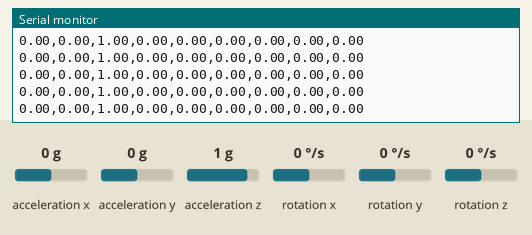
Simulated run of this sketch. Board: Arduino Uno, built with avr-gcc and run on an emulated ATmega328P. Parts: the last lines printed to the serial monitor. Wiring (inferred from the names in the program): MPU-6050 motion sensor at I2C address 0x68. The inputs (shaded band) are chosen by the test bench; at power-on: acceleration x 0 g, acceleration y 0 g, acceleration z 1 g, rotation x 0 °/s, rotation y 0 °/s, rotation z 0 °/s.

Above: at 1.2 s.
1.3 s: acceleration x set to 0.8 g
At 1.44 s:
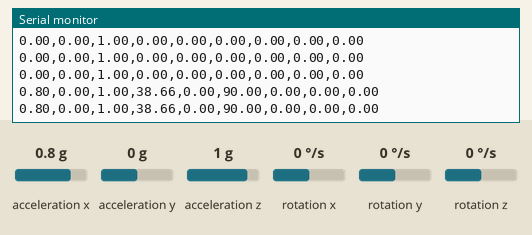
4.3 s: acceleration y set to -1.4 g
At 4.44 s:
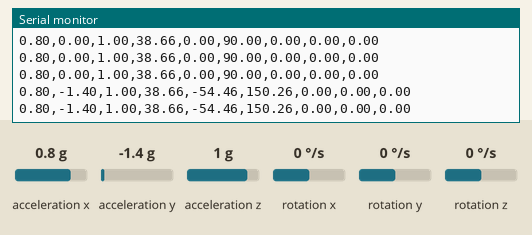
7.3 s: acceleration y set to 0 g
At 7.3 s:
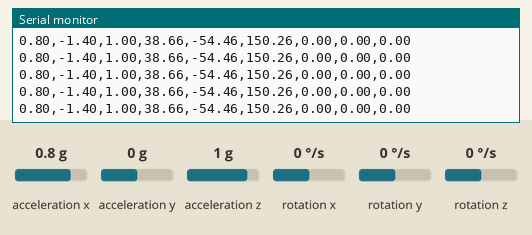
10.3 s: acceleration z set to -1.4 g
At 10.46 s:
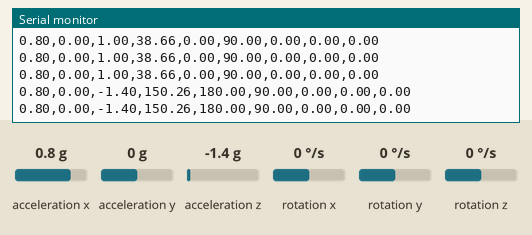
13.3 s: acceleration x set to -1.4 g
At 13.44 s:
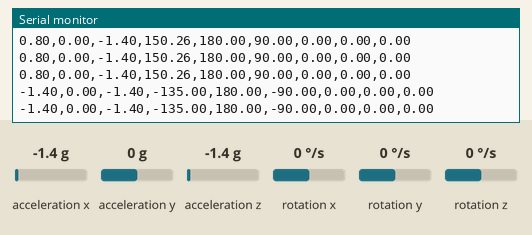
Timing chart, 0 to 16.3 s (numbered marks = the images above; inputs shaded):
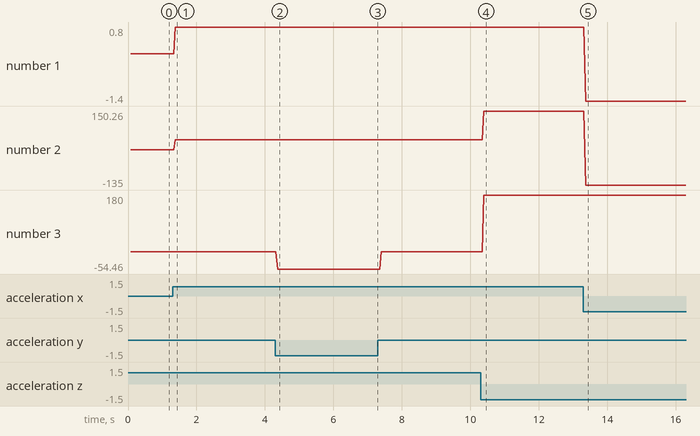

Measured:
- after the input at 1.3 s, the serial monitor: prints a new line after 0.08 s (image 1)
- after the input at 4.3 s, the serial monitor: prints a new line after 0.07 s (image 2)
- after the input at 10.3 s, the serial monitor: prints a new line after 0.10 s (image 4)
- after the input at 13.3 s, the serial monitor: prints a new line after 0.07 s (image 5)
- plotted number 1: 0 → 0.8 after the input at 1.3 s
- plotted number 2: 0 → 38.66 after the input at 1.3 s, 150.26 → -135 after the input at 13.3 s
- plotted number 3: 0 → -54.46 after the input at 4.3 s, 0 → 180 after the input at 10.3 s

The sketch:

MSdevice.ino
```cpp
// MPU-6050 Accelerometer + Gyro
#include <Wire.h>

#define MPU6050_ACCEL_XOUT_H       0x3B   // R
#define MPU6050_WHO_AM_I           0x75   // R
#define MPU6050_PWR_MGMT_1         0x6B   // R/W
#define MPU6050_I2C_ADDRESS 0x68

typedef union accel_t_gyro_union{
  struct{
    uint8_t x_accel_h;
    uint8_t x_accel_l;
    uint8_t y_accel_h;
    uint8_t y_accel_l;
    uint8_t z_accel_h;
    uint8_t z_accel_l;
    uint8_t t_h;
    uint8_t t_l;
    uint8_t x_gyro_h;
    uint8_t x_gyro_l;
    uint8_t y_gyro_h;
    uint8_t y_gyro_l;
    uint8_t z_gyro_h;
    uint8_t z_gyro_l;
  }
  reg;
  struct{
    int16_t x_accel;
    int16_t y_accel;
    int16_t z_accel;
    int16_t temperature;
    int16_t x_gyro;
    int16_t y_gyro;
    int16_t z_gyro;
  }
  value;
};

void setup(){
  Wire.begin();
  int error;
  uint8_t c;
  Serial.begin(9600);
  Serial.print("InvenSense MPU-6050");
  Serial.print("June 2012");
  error = MPU6050_read (MPU6050_WHO_AM_I, &c, 1);
  Serial.print("WHO_AM_I : ");
  Serial.print(c,HEX);
  Serial.print(", error = ");
  Serial.println(error,DEC);
  error = MPU6050_read (MPU6050_PWR_MGMT_1, &c, 1);
  Serial.print("PWR_MGMT_1 : ");
  Serial.print(c,HEX);
  Serial.print(", error = ");
  Serial.println(error,DEC);
  MPU6050_write_reg (MPU6050_PWR_MGMT_1, 0);
}

void loop(){
  int error;
  float dT;
  accel_t_gyro_union accel_t_gyro;
  error = MPU6050_read (MPU6050_ACCEL_XOUT_H, (uint8_t *) &accel_t_gyro, sizeof(accel_t_gyro));
  //Serial.print(error,DEC);
  //Serial.print("\t");

  uint8_t swap;
#define SWAP(x,y) swap = x; x = y; y = swap
  SWAP (accel_t_gyro.reg.x_accel_h, accel_t_gyro.reg.x_accel_l);
  SWAP (accel_t_gyro.reg.y_accel_h, accel_t_gyro.reg.y_accel_l);
  SWAP (accel_t_gyro.reg.z_accel_h, accel_t_gyro.reg.z_accel_l);
  SWAP (accel_t_gyro.reg.t_h, accel_t_gyro.reg.t_l);
  SWAP (accel_t_gyro.reg.x_gyro_h, accel_t_gyro.reg.x_gyro_l);
  SWAP (accel_t_gyro.reg.y_gyro_h, accel_t_gyro.reg.y_gyro_l);
  SWAP (accel_t_gyro.reg.z_gyro_h, accel_t_gyro.reg.z_gyro_l);

  dT = ( (float) accel_t_gyro.value.temperature + 12412.0) / 340.0;
  //Serial.print(dT, 1);
  //Serial.print("\t");


  float acc_x = accel_t_gyro.value.x_accel / 16384.0; //FS_SEL_0 16,384 LSB / g
  float acc_y = accel_t_gyro.value.y_accel / 16384.0;
  float acc_z = accel_t_gyro.value.z_accel / 16384.0;

//慣性
  Serial.print(acc_x, 2);
  Serial.print(",");
  Serial.print(acc_y, 2);
  Serial.print(",");
  Serial.print(acc_z, 2);
  Serial.print(",");


  float acc_angle_x = atan2(acc_x, acc_z) * 360 / 2.0 / PI;
  float acc_angle_y = atan2(acc_y, acc_z) * 360 / 2.0 / PI;
  float acc_angle_z = atan2(acc_x, acc_y) * 360 / 2.0 / PI;

//ジャイロ
  Serial.print(acc_angle_x, 2);
  Serial.print(",");
  Serial.print(acc_angle_y, 2);
  Serial.print(",");
  Serial.print(acc_angle_z, 2);
  Serial.print(",");

  float gyro_x = accel_t_gyro.value.x_gyro / 131.0;  //FS_SEL_0 131 LSB / (°/s)
  float gyro_y = accel_t_gyro.value.y_gyro / 131.0;
  float gyro_z = accel_t_gyro.value.z_gyro / 131.0;

//回転速度
  Serial.print(gyro_x / 100, 2);
  Serial.print(",");
  Serial.print(gyro_y / 100, 2);
  Serial.print(",");
  Serial.println(gyro_z / 100, 2);

}

// MPU6050_read
int MPU6050_read(int start, uint8_t *buffer, int size){
  int i, n, error;
  Wire.beginTransmission(MPU6050_I2C_ADDRESS);
  n = Wire.write(start);
  if (n != 1)
    return (-10);
  n = Wire.endTransmission(false);    // hold the I2C-bus
  if (n != 0)
    return (n);
  // Third parameter is true: relase I2C-bus after data is read.
  Wire.requestFrom(MPU6050_I2C_ADDRESS, size, true);
  i = 0;
  while(Wire.available() && i<size){
    buffer[i++]=Wire.read();
  }
  if ( i != size)
    return (-11);
  return (0);  // return : no error
}

// MPU6050_write
int MPU6050_write(int start, const uint8_t *pData, int size){
  int n, error;
  Wire.beginTransmission(MPU6050_I2C_ADDRESS);
  n = Wire.write(start);        // write the start address
  if (n != 1)
    return (-20);
  n = Wire.write(pData, size);  // write data bytes
  if (n != size)
    return (-21);
  error = Wire.endTransmission(true); // release the I2C-bus
  if (error != 0)
    return (error);
  return (0);         // return : no error
}

// MPU6050_write_reg
int MPU6050_write_reg(int reg, uint8_t data){
  int error;
  error = MPU6050_write(reg, &data, 1);
  return (error);
}
```
